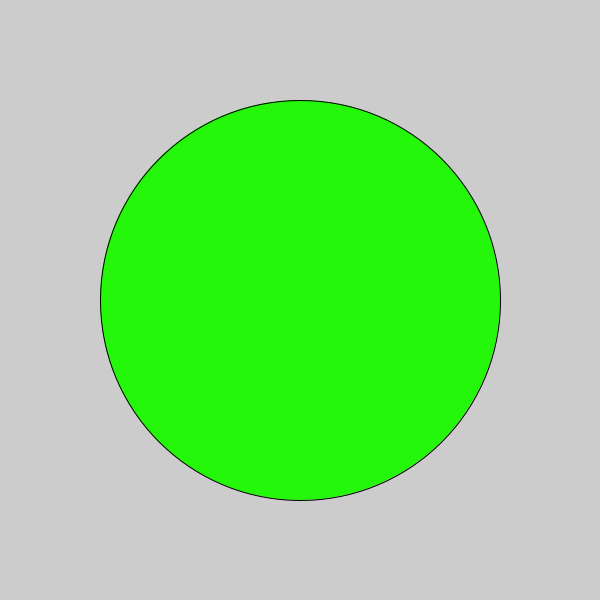
Frame 1 (no input)
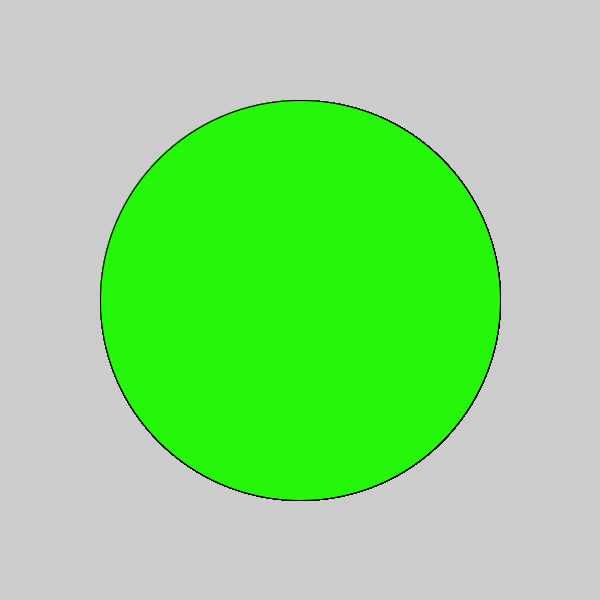
Frame 60 (the mouse pressed at the canvas centre just before this capture)
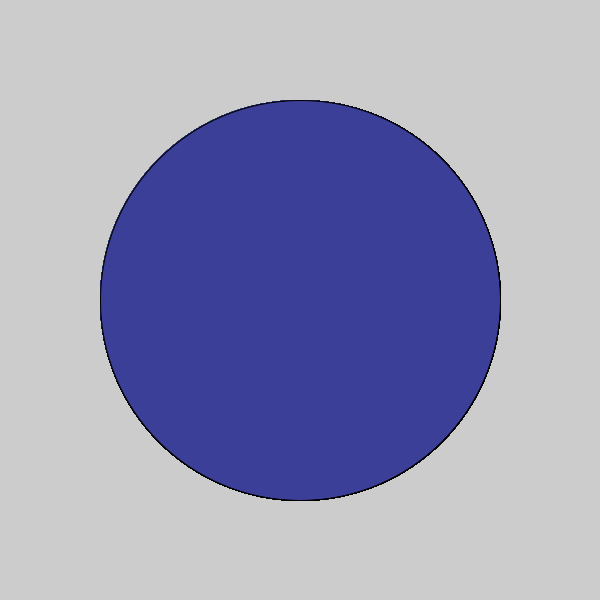
Frame 120 (the mouse held since frame 60 and released just before this capture)

The Processing sketch that drew these frames (run headless with seeded random() and noise(); from frame 60 on, the mouse is pressed at the canvas centre):

// Processing sketch: c_LogicalDot
// ── c_LogicalDot.pde

void setup() {
  
// 1. Set the size of the sketch. Make it 600 pixels square. 
size(600,600);

}

void draw() {
  
// 2. Draw an ellipse
// Run the program to make sure it works before moving on.

if (mousePressed) {
fill(#3C3F98);
} else {fill(#24F70A);
}
ellipse(300,300, 400,400);
// 3. Change the color of the ellipse when the mouse is pressed.
//    Use the following code, but put your colors where indicated
//    Remember to use the   fill()  command to set colors.


  
  
  
}
